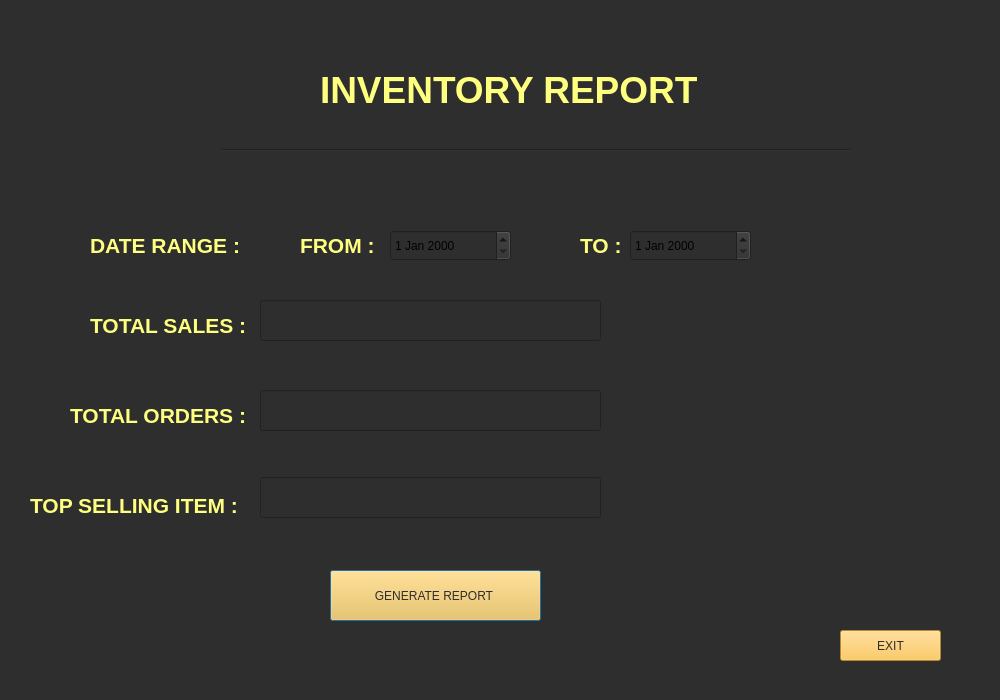
<?xml version="1.0" encoding="UTF-8"?>
<ui version="4.0">
 <class>gen_report</class>
 <widget class="QDialog" name="gen_report">
  <property name="geometry">
   <rect>
    <x>0</x>
    <y>0</y>
    <width>1000</width>
    <height>700</height>
   </rect>
  </property>
  <property name="windowTitle">
   <string>Dialog</string>
  </property>
  <property name="styleSheet">
   <string notr="true">background-color: rgb(46, 46, 46);</string>
  </property>
  <widget class="QLabel" name="label">
   <property name="geometry">
    <rect>
     <x>320</x>
     <y>40</y>
     <width>391</width>
     <height>101</height>
    </rect>
   </property>
   <property name="styleSheet">
    <string notr="true">color: rgb(245, 245, 220);</string>
   </property>
   <property name="text">
    <string>&lt;html&gt;&lt;head/&gt;&lt;body&gt;&lt;p&gt;&lt;span style=&quot; font-size:28pt; font-weight:700; color:#ffff7f;&quot;&gt;INVENTORY REPORT&lt;/span&gt;&lt;/p&gt;&lt;/body&gt;&lt;/html&gt;</string>
   </property>
  </widget>
  <widget class="QLabel" name="label_2">
   <property name="geometry">
    <rect>
     <x>90</x>
     <y>230</y>
     <width>161</width>
     <height>31</height>
    </rect>
   </property>
   <property name="text">
    <string>&lt;html&gt;&lt;head/&gt;&lt;body&gt;&lt;p&gt;&lt;span style=&quot; font-size:16pt; font-weight:700; color:#ffff7f;&quot;&gt;DATE RANGE :&lt;/span&gt;&lt;/p&gt;&lt;/body&gt;&lt;/html&gt;</string>
   </property>
  </widget>
  <widget class="QLabel" name="label_3">
   <property name="geometry">
    <rect>
     <x>90</x>
     <y>310</y>
     <width>171</width>
     <height>31</height>
    </rect>
   </property>
   <property name="text">
    <string>&lt;html&gt;&lt;head/&gt;&lt;body&gt;&lt;p&gt;&lt;span style=&quot; font-size:16pt; font-weight:700; color:#ffff7f;&quot;&gt;TOTAL SALES :&lt;/span&gt;&lt;/p&gt;&lt;/body&gt;&lt;/html&gt;</string>
   </property>
  </widget>
  <widget class="QLabel" name="label_4">
   <property name="geometry">
    <rect>
     <x>70</x>
     <y>400</y>
     <width>201</width>
     <height>31</height>
    </rect>
   </property>
   <property name="text">
    <string>&lt;html&gt;&lt;head/&gt;&lt;body&gt;&lt;p&gt;&lt;span style=&quot; font-size:16pt; font-weight:700; color:#ffff7f;&quot;&gt;TOTAL ORDERS : &lt;/span&gt;&lt;/p&gt;&lt;/body&gt;&lt;/html&gt;</string>
   </property>
  </widget>
  <widget class="QLineEdit" name="lineEdit">
   <property name="geometry">
    <rect>
     <x>260</x>
     <y>300</y>
     <width>341</width>
     <height>41</height>
    </rect>
   </property>
  </widget>
  <widget class="QLineEdit" name="lineEdit_3">
   <property name="geometry">
    <rect>
     <x>260</x>
     <y>390</y>
     <width>341</width>
     <height>41</height>
    </rect>
   </property>
  </widget>
  <widget class="Line" name="line">
   <property name="geometry">
    <rect>
     <x>200</x>
     <y>140</y>
     <width>651</width>
     <height>20</height>
    </rect>
   </property>
   <property name="orientation">
    <enum>Qt::Orientation::Horizontal</enum>
   </property>
  </widget>
  <widget class="QLabel" name="label_5">
   <property name="geometry">
    <rect>
     <x>30</x>
     <y>490</y>
     <width>231</width>
     <height>31</height>
    </rect>
   </property>
   <property name="text">
    <string>&lt;html&gt;&lt;head/&gt;&lt;body&gt;&lt;p&gt;&lt;span style=&quot; font-size:16pt; font-weight:700; color:#ffff7f;&quot;&gt;TOP SELLING ITEM :&lt;/span&gt;&lt;/p&gt;&lt;/body&gt;&lt;/html&gt;</string>
   </property>
  </widget>
  <widget class="QLabel" name="label_6">
   <property name="geometry">
    <rect>
     <x>300</x>
     <y>230</y>
     <width>91</width>
     <height>31</height>
    </rect>
   </property>
   <property name="text">
    <string>&lt;html&gt;&lt;head/&gt;&lt;body&gt;&lt;p&gt;&lt;span style=&quot; font-size:16pt; font-weight:700; color:#ffff7f;&quot;&gt;FROM :&lt;/span&gt;&lt;/p&gt;&lt;/body&gt;&lt;/html&gt;</string>
   </property>
  </widget>
  <widget class="QLabel" name="label_7">
   <property name="geometry">
    <rect>
     <x>580</x>
     <y>230</y>
     <width>49</width>
     <height>31</height>
    </rect>
   </property>
   <property name="text">
    <string>&lt;html&gt;&lt;head/&gt;&lt;body&gt;&lt;p&gt;&lt;span style=&quot; font-size:16pt; font-weight:700; color:#ffff7f;&quot;&gt;TO : &lt;/span&gt;&lt;/p&gt;&lt;/body&gt;&lt;/html&gt;</string>
   </property>
  </widget>
  <widget class="QPushButton" name="pushButton">
   <property name="geometry">
    <rect>
     <x>330</x>
     <y>570</y>
     <width>211</width>
     <height>51</height>
    </rect>
   </property>
   <property name="styleSheet">
    <string notr="true">font: 12pt &quot;Segoe UI&quot;;
font: 12pt &quot;Segoe UI&quot;;
background-color: rgb(255, 191, 60);
color: rgb(46, 46, 46);</string>
   </property>
   <property name="text">
    <string>GENERATE REPORT </string>
   </property>
  </widget>
  <widget class="QPushButton" name="pushButton_2">
   <property name="geometry">
    <rect>
     <x>840</x>
     <y>630</y>
     <width>101</width>
     <height>31</height>
    </rect>
   </property>
   <property name="styleSheet">
    <string notr="true">font: 12pt &quot;Segoe UI&quot;;
font: 12pt &quot;Segoe UI&quot;;
background-color: rgb(255, 191, 60);
color: rgb(46, 46, 46);</string>
   </property>
   <property name="text">
    <string>EXIT</string>
   </property>
  </widget>
  <widget class="QDateEdit" name="dateEdit">
   <property name="geometry">
    <rect>
     <x>390</x>
     <y>230</y>
     <width>121</width>
     <height>31</height>
    </rect>
   </property>
  </widget>
  <widget class="QDateEdit" name="dateEdit_2">
   <property name="geometry">
    <rect>
     <x>630</x>
     <y>230</y>
     <width>121</width>
     <height>31</height>
    </rect>
   </property>
  </widget>
  <widget class="QLabel" name="label_8">
   <property name="geometry">
    <rect>
     <x>0</x>
     <y>10</y>
     <width>181</width>
     <height>121</height>
    </rect>
   </property>
   <property name="styleSheet">
    <string notr="true">image: url(:/pre/smart_canteen_logo_transparent.png);</string>
   </property>
   <property name="text">
    <string/>
   </property>
  </widget>
  <widget class="QLabel" name="label_9">
   <property name="geometry">
    <rect>
     <x>40</x>
     <y>40</y>
     <width>181</width>
     <height>121</height>
    </rect>
   </property>
   <property name="styleSheet">
    <string notr="true">image: url(:/pre/smart_canteen_logo_transparent.png);</string>
   </property>
   <property name="text">
    <string/>
   </property>
  </widget>
  <widget class="QLineEdit" name="lineEdit_2">
   <property name="geometry">
    <rect>
     <x>260</x>
     <y>477</y>
     <width>341</width>
     <height>41</height>
    </rect>
   </property>
  </widget>
 </widget>
 <resources/>
 <connections/>
</ui>
